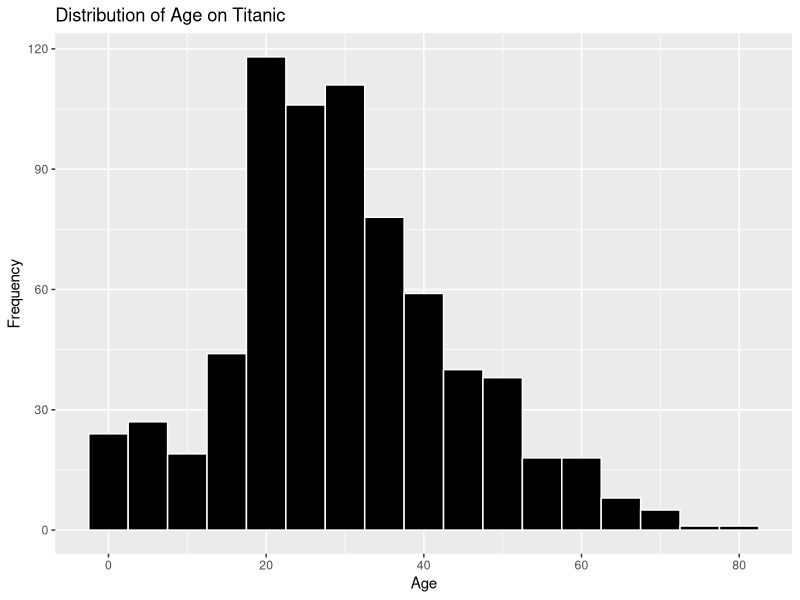
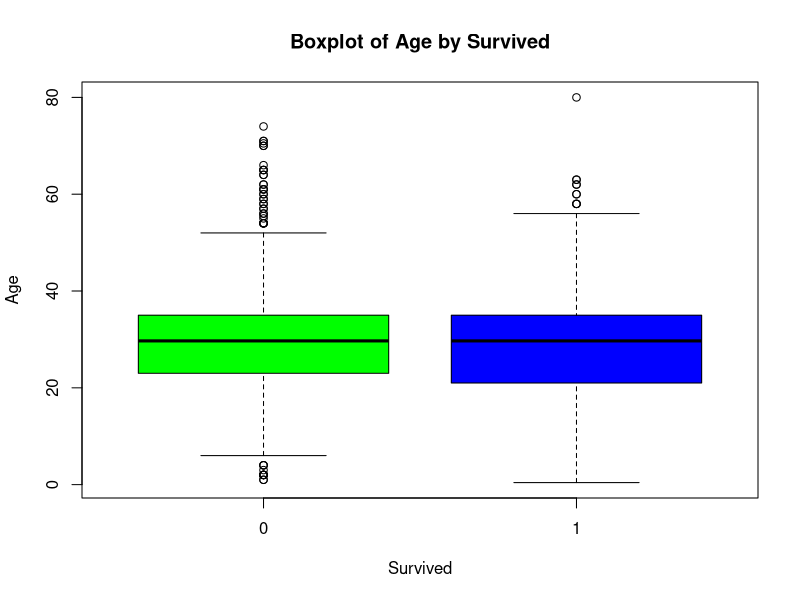

The R script that drew these images, in order:
#a->>>
library(dplyr)
library(ggplot2)
titanic<-read.csv("Titanic_train.csv")
print(titanic)
summary_stats<-summary(titanic)

histo<-ggplot(titanic,aes(x=Age))+
  geom_histogram(binwidth=5,fill="black",color="white")+
  labs(title="Distribution of Age on Titanic",x="Age",y="Frequency")
print(histo)
missing_values<-colSums(is.na(titanic))
print(missing_values)

#b->>
duplicated(titanic)
titanic<-distinct(titanic)
titanic

#removing duplicates
titanic$Age[is.na(titanic$Age)] <-mean(titanic$Age,na.rm=TRUE)
titanic
missing_values<-colSums(is.na(titanic))
print(missing_values)


#c->>>>>
adult_passengers<-filter(titanic,Age>18)
adult_passengers
sorted_titanic<-arrange(titanic,desc(Fare))
sorted_titanic

#d->>>
print(boxplot(Age~Survived,data=titanic,col=c("green","blue"),main="Boxplot of Age by Survived"))

t_test_result<-t.test(Age~Survived,data=titanic)
t_test_result

correlation_coefficient<-cor(titanic$Age,titanic$Fare)
print(correlation_coefficient)
